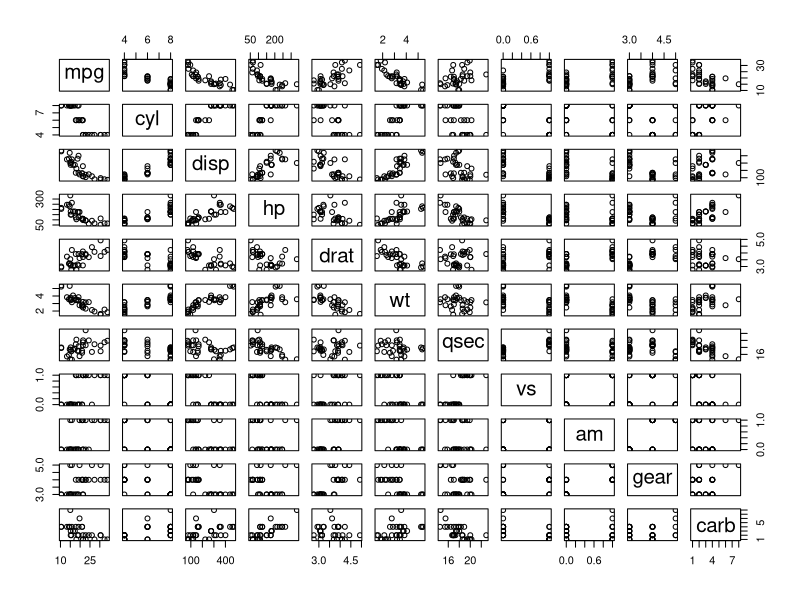
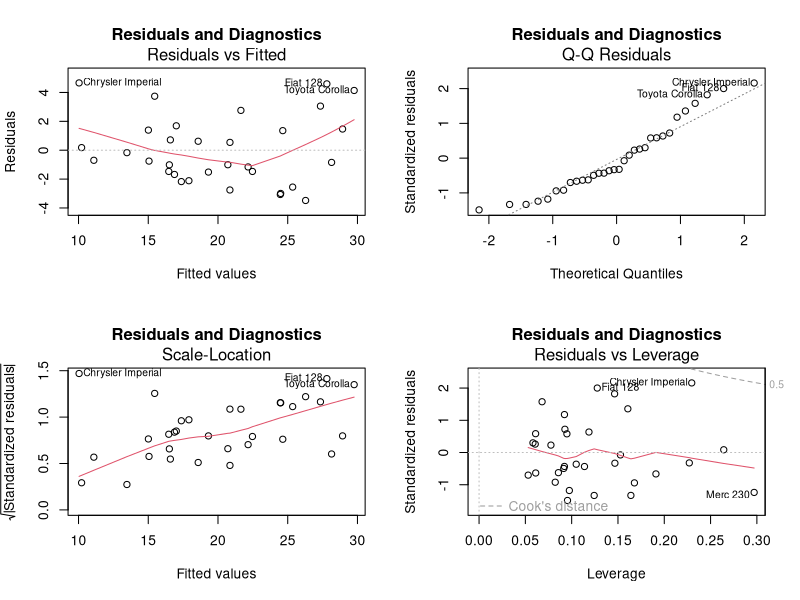
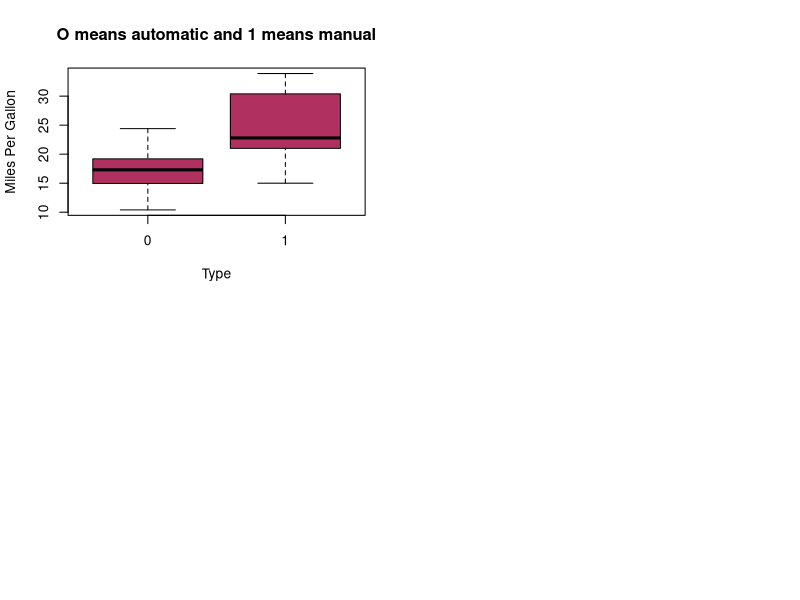

These figures' R source, in order:
## ---- chunk 1
setwd("D:/R/Class/6Inferential Statistics/Project")
library(datasets)
data(mtcars)
names(mtcars)
nrow(mtcars); ncol(mtcars)
summary(mtcars)
## ---- chunk 2
t.test(mtcars$mpg~mtcars$am)$p.value
## ---- chunk 3
linreg <- lm(data=mtcars,mpg~.)
stp <- step(linreg,direction="both")
summary(stp)
## ---- chunk 4
pairs(mtcars)
## ---- chunk 5
par(mfrow=c(2,2))
plot(stp,main="Residuals and Diagnostics")
## ---- chunk 6
boxplot(mtcars$mpg~mtcars$am,mtcars,xlab="Type",ylab="Miles Per Gallon",main="O means automatic and 1 means manual",col="maroon")
